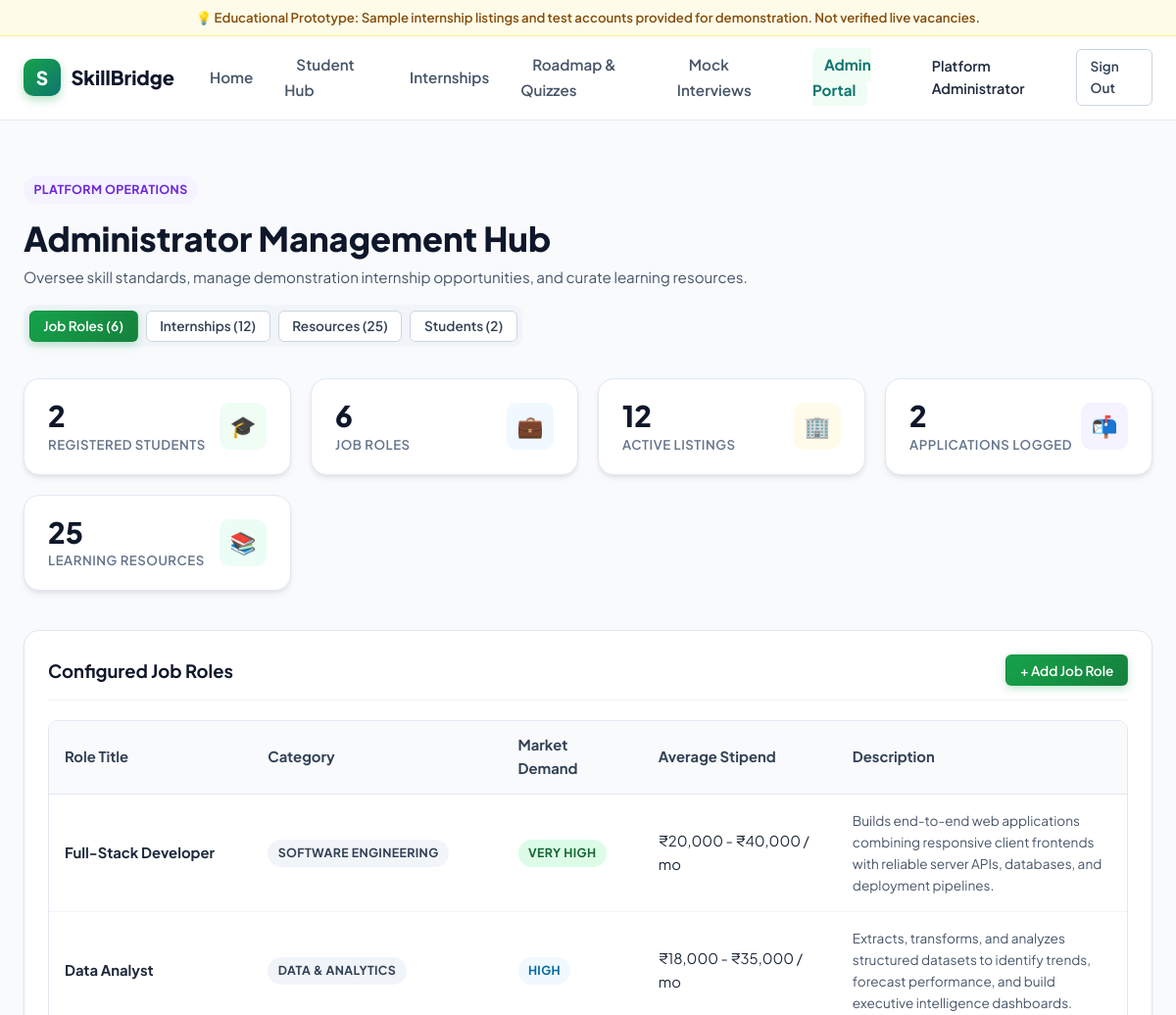
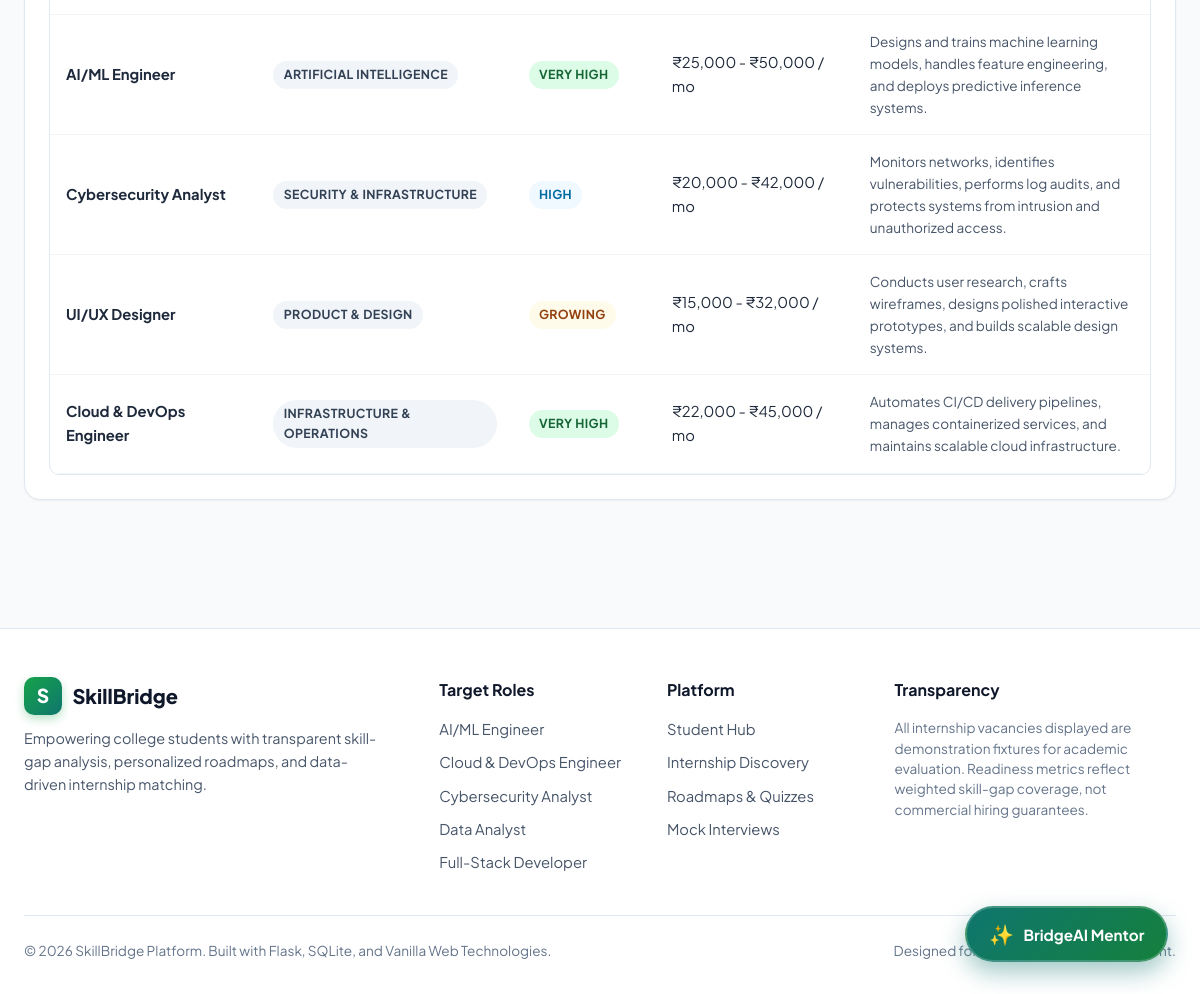
/admin (signed in), run on the app's committed database (2 pictures, top to bottom).
### tables this page shows
CREATE TABLE users (
        id INTEGER PRIMARY KEY AUTOINCREMENT,
        name TEXT NOT NULL,
        email TEXT UNIQUE NOT NULL,
        password_hash TEXT NOT NULL,
        role TEXT DEFAULT 'student',
        headline TEXT,
        education TEXT,
        institution TEXT,
        graduation_year TEXT,
        target_role TEXT DEFAULT 'Full-Stack Developer',
        bio TEXT,
        github_url TEXT,
        linkedin_url TEXT,
        created_at TIMESTAMP DEFAULT CURRENT_TIMESTAMP
    );

CREATE TABLE job_roles (
        id INTEGER PRIMARY KEY AUTOINCREMENT,
        title TEXT UNIQUE NOT NULL,
        category TEXT NOT NULL,
        description TEXT NOT NULL,
        demand_level TEXT DEFAULT 'High',
        avg_stipend TEXT DEFAULT '₹15,000 - ₹35,000 / mo',
        icon TEXT DEFAULT 'code'
    );

### app.py (the view)
@app.route('/admin')
@admin_required
def admin():
    stats = {
        "students": query_db("SELECT COUNT(*) as c FROM users WHERE role = 'student'", one=True)['c'],
        "roles": query_db("SELECT COUNT(*) as c FROM job_roles", one=True)['c'],
        "internships": query_db("SELECT COUNT(*) as c FROM internships", one=True)['c'],
        "applications": query_db("SELECT COUNT(*) as c FROM applications", one=True)['c'],
        "resources": query_db("SELECT COUNT(*) as c FROM learning_resources", one=True)['c']
    }
    roles = query_db("SELECT * FROM job_roles ORDER BY id ASC")
    internships = query_db("SELECT * FROM internships ORDER BY id DESC")
    resources = query_db("SELECT * FROM learning_resources ORDER BY id DESC")
    students = query_db("SELECT id, name, email, target_role, created_at FROM users WHERE role = 'student' ORDER BY id DESC")
    return render_template(
        'admin.html',
        stats=stats,
        roles=roles,
        internships=internships,
        resources=resources,
        students=students
    )

### app.py (called while the page is built)
@app.teardown_appcontext
def close_connection(exception):
    db = getattr(g, '_database', None)
    if db is not None:
        db.close()

@app.context_processor
def inject_user_and_roles():
    current_user = None
    if 'user_id' in session:
        current_user = query_db(
            "SELECT id, name, email, role, target_role, headline FROM users WHERE id = ?",
            [session['user_id']], one=True
        )
    roles = query_db("SELECT id, title, category, icon FROM job_roles ORDER BY title ASC")
    return {
        'current_user': current_user,
        'all_roles': roles
    }

def admin_required(f):
    @wraps(f)
    def decorated_function(*args, **kwargs):
        if 'user_id' not in session:
            flash("Please sign in as administrator.", "warning")
            return redirect(url_for('login'))
        user = query_db("SELECT role FROM users WHERE id = ?", [session['user_id']], one=True)
        if not user or user['role'] != 'admin':
            flash("Administrator privileges required.", "danger")
            return redirect(url_for('dashboard'))
        return f(*args, **kwargs)
    return decorated_function

### database.py (called while the page is built)
def get_db():
    db = getattr(g, '_database', None)
    if db is None:
        db = g._database = sqlite3.connect(DATABASE)
        db.row_factory = sqlite3.Row
        db.execute("PRAGMA foreign_keys = ON")
    return db

def query_db(query, args=(), one=False):
    cur = get_db().execute(query, args)
    rv = cur.fetchall()
    cur.close()
    return (rv[0] if rv else None) if one else rv

### templates/admin.html (shortened to what this page needs)
{% extends "base.html" %}
{% block content %}
<div class="container" style="padding-top: 2.5rem; padding-bottom: 4rem;">
  <div style="display: flex; justify-content: space-between; align-items: flex-end; margin-bottom: 2rem; flex-wrap: wrap; gap: 1rem;">
    <div>
      <span class="badge badge-purple" style="margin-bottom: 0.5rem;">Platform Operations</span>
      <h1 style="font-size: 2.15rem; font-weight: 800; color: var(--slate-900);">
        Administrator Management Hub
      </h1>
      <p style="color: var(--slate-600); font-size: 0.95rem;">
        Oversee skill standards, manage demonstration internship opportunities, and curate learning resources.
      </p>
    </div>
    <div style="display: flex; gap: 0.5rem; background: var(--slate-100); padding: 0.35rem; border-radius: var(--radius-md);">
      <button class="btn btn-primary btn-sm active" data-admin-tab="paneRoles">
        Job Roles ({{ roles|length }})
      </button>
      <button class="btn btn-secondary btn-sm" data-admin-tab="paneInternships">
        Internships ({{ internships|length }})
      </button>
      <button class="btn btn-secondary btn-sm" data-admin-tab="paneResources">
        Resources ({{ resources|length }})
      </button>
      <button class="btn btn-secondary btn-sm" data-admin-tab="paneStudents">
        Students ({{ students|length }})
      </button>
    </div>
  </div>
  <div class="metrics-grid" style="margin-top: 0; margin-bottom: 2.5rem;">
    <div class="metric-card">
      <div>
        <div class="metric-val">{{ stats.students }}</div>
        <div class="metric-label">Registered Students</div>
      </div>
      <div class="icon-box" style="background: var(--primary-50); color: var(--primary-700);">🎓</div>
    </div>
    <div class="metric-card">
      <div>
        <div class="metric-val">{{ stats.roles }}</div>
        <div class="metric-label">Job Roles</div>
      </div>
      <div class="icon-box" style="background: var(--info-bg); color: var(--info);">💼</div>
    </div>
    <div class="metric-card">
      <div>
        <div class="metric-val">{{ stats.internships }}</div>
        <div class="metric-label">Active Listings</div>
      </div>
      <div class="icon-box" style="background: var(--warning-bg); color: var(--warning);">🏢</div>
    </div>
    <div class="metric-card">
      <div>
        <div class="metric-val">{{ stats.applications }}</div>
        <div class="metric-label">Applications Logged</div>
      </div>
      <div class="icon-box" style="background: var(--purple-bg); color: var(--purple);">📬</div>
    </div>
    <div class="metric-card">
      <div>
        <div class="metric-val">{{ stats.resources }}</div>
        <div class="metric-label">Learning Resources</div>
      </div>
      <div class="icon-box" style="background: var(--success-bg); color: var(--success);">📚</div>
    </div>
  </div>
  <div class="admin-tab-pane" id="paneRoles">
    <div class="card">
      <div class="card-header">
        <h2 class="card-title">Configured Job Roles</h2>
        <button class="btn btn-primary btn-sm" data-modal-open="addRoleModal">+ Add Job Role</button>
      </div>
      <div class="tracker-table-wrap">
        <table class="tracker-table">
          <thead>
            <tr>
              <th>Role Title</th>
              <th>Category</th>
              <th>Market Demand</th>
              <th>Average Stipend</th>
              <th>Description</th>
            </tr>
          </thead>
          <tbody>
            {% for r in roles %}
              <tr>
                <td><b>{{ r.title }}</b></td>
                <td><span class="badge badge-gray">{{ r.category }}</span></td>
                <td>
                  <span class="badge {% if r.demand_level == 'Very High' %}badge-green{% elif r.demand_level == 'High' %}badge-blue{% else %}badge-amber{% endif %}">
                    {{ r.demand_level }}
                  </span>
                </td>
                <td>{{ r.avg_stipend }}</td>
                <td style="font-size: 0.85rem; color: var(--slate-600); max-width: 320px;">{{ r.description }}</td>
              </tr>
            {% endfor %}
          </tbody>
        </table>
      </div>
    </div>
  </div>
</div>
{% endblock %}

### templates/base.html (shortened to what this page needs)
<!DOCTYPE html>
<html lang="en">
<head>
  <link rel="stylesheet" href="{{ url_for('static', filename='css/style.css') }}">
  <link rel="stylesheet" href="{{ url_for('static', filename='css/dashboard.css') }}">
</head>
<body>
  <div class="demo-banner">
    <span>💡 Educational Prototype: Sample internship listings and test accounts provided for demonstration. Not verified live vacancies.</span>
  </div>
  <header class="topbar">
    <a class="brand" href="{{ url_for('index') }}">
      <span class="brand-mark">S</span>
      <span>SkillBridge</span>
    </a>
    <nav>
      <ul class="nav-links" id="navLinks">
        <li><a href="{{ url_for('index') }}" class="{% if request.endpoint == 'index' %}active{% endif %}">Home</a></li>
        {% if current_user %}
          <li><a href="{{ url_for('dashboard') }}" class="{% if request.endpoint == 'dashboard' %}active{% endif %}">Student Hub</a></li>
          <li><a href="{{ url_for('internships_page') }}" class="{% if request.endpoint == 'internships_page' %}active{% endif %}">Internships</a></li>
          <li><a href="{{ url_for('learning') }}" class="{% if request.endpoint == 'learning' %}active{% endif %}">Roadmap & Quizzes</a></li>
          <li><a href="{{ url_for('interview_page') }}" class="{% if request.endpoint == 'interview_page' %}active{% endif %}">Mock Interviews</a></li>
          {% if current_user.role == 'admin' %}
            <li><a href="{{ url_for('admin') }}" class="{% if request.endpoint == 'admin' %}active{% endif %}" style="color: #0f766e; font-weight: 700;">Admin Portal</a></li>
          {% endif %}
        {% else %}
          <li><a href="{{ url_for('index') }}#how-it-works">How It Works</a></li>
          <li><a href="{{ url_for('index') }}#analyzer">Skill Gap Analyzer</a></li>
          <li><a href="{{ url_for('index') }}#opportunities">Internships</a></li>
        {% endif %}
      </ul>
    </nav>
    <div class="nav-actions">
      {% if current_user %}
        <div style="display: flex; align-items: center; gap: 0.75rem;">
          <span style="font-weight: 600; font-size: 0.9rem; color: var(--slate-800);">{{ current_user.name }}</span>
          <a href="{{ url_for('logout') }}" class="btn btn-secondary btn-sm">Sign Out</a>
        </div>
      {% else %}
        <a href="{{ url_for('login') }}" class="btn btn-secondary btn-sm">Sign In</a>
        <a href="{{ url_for('register') }}" class="btn btn-primary btn-sm">Get Started ↗</a>
      {% endif %}
    </div>
  </header>
  <main>
    {% block content %}{% endblock %}
  </main>
  {% if current_user %}
    <button class="ai-floating-btn" id="aiChatFloatingBtn" title="Ask BridgeAI Career Assistant">
      <span style="font-size: 1.25rem;">✨</span>
      <span>BridgeAI Mentor</span>
    </button>
  {% endif %}
  <footer>
    <div class="footer-inner">
      <div class="footer-col">
        <a class="brand" href="{{ url_for('index') }}" style="margin-bottom: 0.75rem; display: inline-flex;">
          <span class="brand-mark">S</span>
          <span>SkillBridge</span>
        </a>
        <p style="color: var(--slate-600); font-size: 0.9rem; line-height: 1.6; max-width: 360px;">
          Empowering college students with transparent skill-gap analysis, personalized roadmaps, and data-driven internship matching.
        </p>
      </div>
      <div class="footer-col">
        <h4>Target Roles</h4>
        <ul>
          {% for r in all_roles[:5] %}
            <li><a href="{{ url_for('index') }}?role={{ r.title }}#analyzer">{{ r.title }}</a></li>
          {% endfor %}
        </ul>
      </div>
      <div class="footer-col">
        <h4>Platform</h4>
        <ul>
          <li><a href="{{ url_for('dashboard') }}">Student Hub</a></li>
          <li><a href="{{ url_for('internships_page') }}">Internship Discovery</a></li>
          <li><a href="{{ url_for('learning') }}">Roadmaps & Quizzes</a></li>
          <li><a href="{{ url_for('interview_page') }}">Mock Interviews</a></li>
        </ul>
      </div>
      <div class="footer-col">
        <h4>Transparency</h4>
        <p style="font-size: 0.85rem; color: var(--slate-500); line-height: 1.5;">
          All internship vacancies displayed are demonstration fixtures for academic evaluation. Readiness metrics reflect weighted skill-gap coverage, not commercial hiring guarantees.
        </p>
      </div>
    </div>
    <div class="footer-bottom">
      <span>© 2026 SkillBridge Platform. Built with Flask, SQLite, and Vanilla Web Technologies.</span>
      <span>Designed for student career empowerment.</span>
    </div>
  </footer>
</body>
</html>

### static/dashboard.css (style rules this page uses)
.metrics-grid { display: grid; grid-template-columns: repeat(auto-fit, minmax(220px, 1fr)); gap: 1.25rem; margin: -1.75rem 0 2rem; position: relative; z-index: 10; }
.metric-card { background: white; border-radius: var(--radius-lg); padding: 1.25rem 1.5rem; box-shadow: var(--shadow-md); border: 1px solid var(--slate-200); display: flex; align-items: center; justify-content: space-between; transition: var(--transition); }
.metric-card .icon-box { width: 48px; height: 48px; border-radius: var(--radius-md); display: flex; align-items: center; justify-content: center; font-size: 1.35rem; }
.metric-val { font-size: 1.85rem; font-weight: 800; color: var(--slate-900); line-height: 1.2; }
.metric-label { font-size: 0.825rem; font-weight: 600; color: var(--slate-500); text-transform: uppercase; letter-spacing: 0.04em; }
.tracker-table-wrap { overflow-x: auto; border-radius: var(--radius-md); border: 1px solid var(--slate-200); }
.tracker-table { width: 100%; border-collapse: collapse; text-align: left; font-size: 0.925rem; }
.tracker-table th { background: var(--slate-50); padding: 0.85rem 1rem; font-weight: 700; color: var(--slate-700); border-bottom: 1px solid var(--slate-200); }
.tracker-table td { padding: 1rem; border-bottom: 1px solid var(--slate-100); vertical-align: middle; }

### data on the page
users: name "Platform Administrator"
job_roles: title "Full-Stack Developer", category "SOFTWARE ENGINEERING", demand_level "VERY HIGH", avg_stipend "₹20,000 - ₹40,000 / mo", description "Builds end-to-end web applications combining responsive client frontends with reliable server APIs, databases, and deployment pipelines."
job_roles: title "Data Analyst", category "DATA & ANALYTICS", demand_level "HIGH", avg_stipend "₹18,000 - ₹35,000 / mo", description "Extracts, transforms, and analyzes structured datasets to identify trends, forecast performance, and build executive intelligence dashboards."
job_roles: title "AI/ML Engineer", category "ARTIFICIAL INTELLIGENCE", demand_level "VERY HIGH", avg_stipend "₹25,000 - ₹50,000 / mo", description "Designs and trains machine learning models, handles feature engineering, and deploys predictive inference systems."
job_roles: title "Cybersecurity Analyst", category "SECURITY & INFRASTRUCTURE", demand_level "HIGH", avg_stipend "₹20,000 - ₹42,000 / mo", description "Monitors networks, identifies vulnerabilities, performs log audits, and protects systems from intrusion and unauthorized access."
job_roles: title "UI/UX Designer", category "PRODUCT & DESIGN", demand_level "GROWING", avg_stipend "₹15,000 - ₹32,000 / mo", description "Conducts user research, crafts wireframes, designs polished interactive prototypes, and builds scalable design systems."
job_roles: title "Cloud & DevOps Engineer", category "INFRASTRUCTURE & OPERATIONS", demand_level "VERY HIGH", avg_stipend "₹22,000 - ₹45,000 / mo", description "Automates CI/CD delivery pipelines, manages containerized services, and maintains scalable cloud infrastructure."

### other printed values
{{ roles|length }} "6"
{{ internships|length }} "12"
{{ resources|length }} "25"
{{ students|length }} "2"
{{ stats.students }} "2"
{{ stats.roles }} "6"
{{ stats.internships }} "12"
{{ stats.applications }} "2"
{{ stats.resources }} "25"
